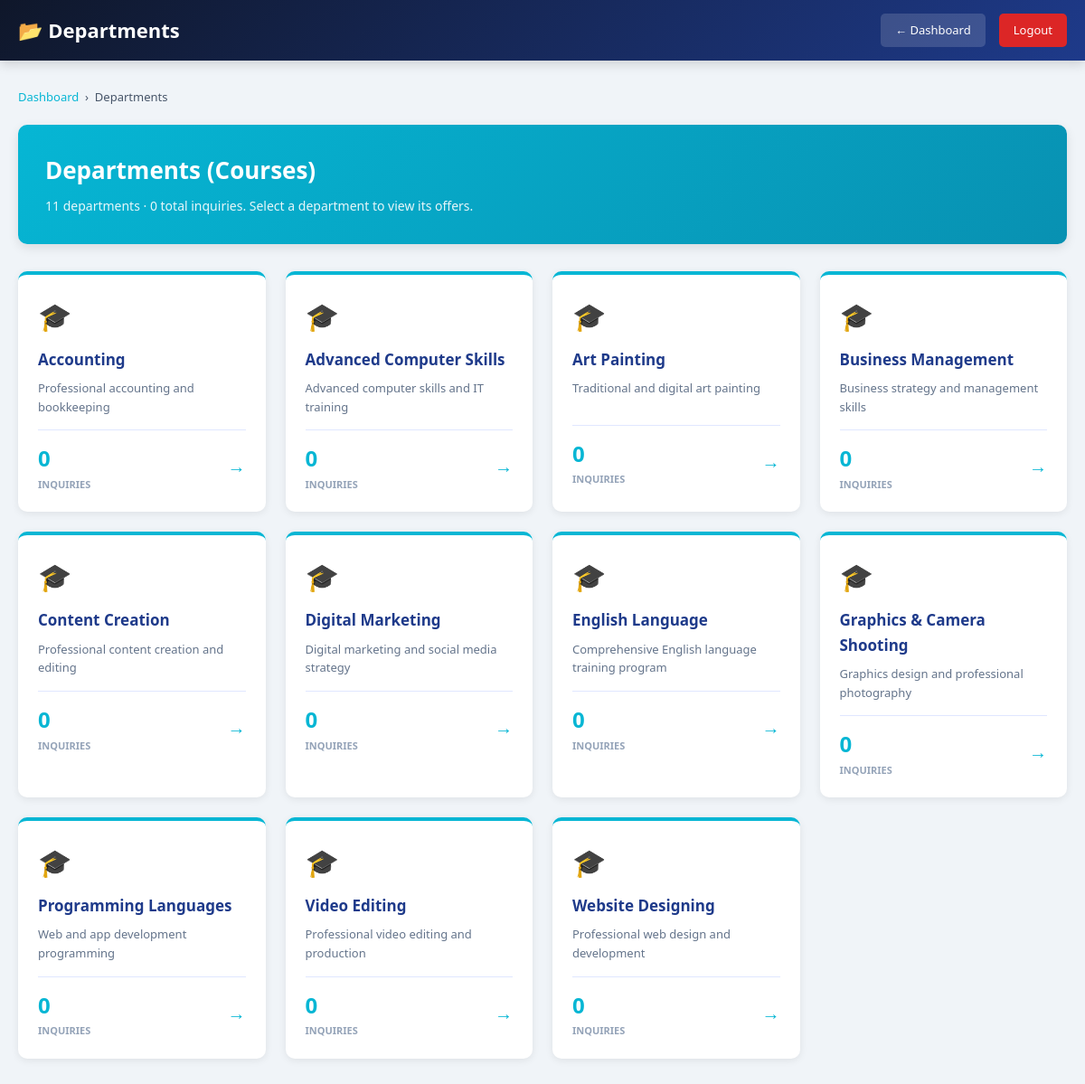
Screenshot of /departments.php (signed in) with the database file from the repository.
### tables this page shows
CREATE TABLE IF NOT EXISTS courses (
  id INT PRIMARY KEY AUTO_INCREMENT,
  course_name VARCHAR(100) NOT NULL UNIQUE,
  description TEXT,
  price DECIMAL(10, 2) DEFAULT 0,
  duration_weeks INT DEFAULT 8,
  created_at TIMESTAMP DEFAULT CURRENT_TIMESTAMP
);

### departments.php (the view, shortened to what this page needs)
<?php
require_once 'config.php';
$query = "SELECT c.id, c.course_name, c.description, COUNT(r.id) as total_inquiries
          FROM courses c
          LEFT JOIN registrations r ON r.course_id = c.id
          GROUP BY c.id, c.course_name, c.description
          ORDER BY c.course_name ASC";
$departments = [];
$result = $conn->query($query);
if ($result) {
    while ($row = $result->fetch_assoc()) {
        $departments[] = $row;
    }
}
$grand_total = 0;
foreach ($departments as $d) {
    $grand_total += (int) $d['total_inquiries'];
}
?>
<!DOCTYPE html>
<html lang="en">
<head>
</head>
<body>
    <div class="navbar">
        <div class="navbar-content">
            <h2>📂 Departments</h2>
            <div class="user-section">
                <a href="dashboard.php" class="btn-nav">← Dashboard</a>
                <a href="logout.php" class="btn-logout">Logout</a>
            </div>
        </div>
    </div>
    <div class="container">
        <div class="breadcrumb">
            <a href="dashboard.php">Dashboard</a> &nbsp;›&nbsp; Departments
        </div>
        <div class="page-header">
            <h1>Departments (Courses)</h1>
            <p><?php echo count($departments); ?> departments &middot; <?php echo $grand_total; ?> total inquiries. Select a department to view its offers.</p>
        </div>
        <?php if (empty($departments)): ?>
            <div class="empty-message">No departments found. Add courses via phpMyAdmin.</div>
        <?php else: ?>
            <div class="dept-grid">
                <?php foreach ($departments as $dept): ?>
                    <a class="dept-card" href="offers.php?course_id=<?php echo (int) $dept['id']; ?>">
                        <div class="dept-card-body">
                            <div class="dept-icon">🎓</div>
                            <div class="dept-name"><?php echo htmlspecialchars($dept['course_name']); ?></div>
                            <div class="dept-desc"><?php echo htmlspecialchars(mb_strimwidth($dept['description'] ?? 'Comprehensive training program', 0, 80, '...')); ?></div>
                            <div class="dept-count">
                                <div>
                                    <div class="num"><?php echo (int) $dept['total_inquiries']; ?></div>
                                    <div class="label">Inquiries</div>
                                </div>
                                <div class="dept-arrow">→</div>
                            </div>
                        </div>
                    </a>
                <?php endforeach; ?>
            </div>
        <?php endif; ?>
    </div>
</body>
</html>

### departments.php (style rules this page uses)
* { margin: 0; padding: 0; box-sizing: border-box; }
body { font-family: 'Segoe UI', Tahoma, Geneva, Verdana, sans-serif; background: #f0f4f8; line-height: 1.6; }
.navbar { background: linear-gradient(135deg, #0f172a 0%, #1e3a8a 100%); color: white; padding: 15px 0; box-shadow: 0 4px 12px rgba(0, 0, 0, 0.15); position: sticky; top: 0; z-index: 100; }
.navbar-content { max-width: 1400px; margin: 0 auto; padding: 0 20px; display: flex; justify-content: space-between; align-items: center; }
.navbar h2 { font-size: 22px; font-weight: 600; }
.user-section { display: flex; align-items: center; gap: 15px; }
.btn-nav { background: rgba(255,255,255,0.15); color: white; padding: 8px 16px; border: none; border-radius: 5px; cursor: pointer; font-size: 13px; text-decoration: none; transition: background 0.3s; }
.btn-logout { background: #dc2626; color: white; padding: 8px 16px; border: none; border-radius: 5px; cursor: pointer; font-size: 13px; text-decoration: none; }
.container { max-width: 1400px; margin: 0 auto; padding: 30px 20px; }
.breadcrumb { font-size: 13px; color: #475569; margin-bottom: 20px; }
.breadcrumb a { color: #06b6d4; text-decoration: none; }
.page-header { background: linear-gradient(135deg, #06b6d4 0%, #0891b2 100%); color: white; padding: 30px; border-radius: 10px; margin-bottom: 30px; box-shadow: 0 4px 12px rgba(0, 0, 0, 0.1); }
.page-header h1 { font-size: 26px; margin-bottom: 8px; }
.page-header p { opacity: 0.9; font-size: 14px; }
.dept-grid { display: grid; grid-template-columns: repeat(auto-fit, minmax(260px, 1fr)); gap: 22px; }
.dept-card { background: white; border-radius: 10px; box-shadow: 0 2px 8px rgba(0, 0, 0, 0.08); overflow: hidden; cursor: pointer; transition: all 0.3s; text-decoration: none; color: inherit; display: block; border-top: 4px solid #06b6d4; }
.dept-card-body { padding: 22px; }
.dept-icon { font-size: 30px; margin-bottom: 10px; }
.dept-name { font-size: 17px; font-weight: 700; color: #1e3a8a; margin-bottom: 8px; }
.dept-desc { font-size: 13px; color: #64748b; margin-bottom: 15px; min-height: 36px; }
.dept-count { display: flex; justify-content: space-between; align-items: center; border-top: 1px solid #e0e7ff; padding-top: 12px; }
.dept-count .num { font-size: 24px; font-weight: 700; color: #06b6d4; }
.dept-count .label { font-size: 11px; color: #94a3b8; text-transform: uppercase; font-weight: 600; }
.dept-arrow { color: #06b6d4; font-size: 20px; }

### rows the page displays
courses: course_name "Accounting", description "Professional accounting and bookkeeping", total_inquiries "0"
courses: course_name "Advanced Computer Skills", description "Advanced computer skills and IT training", total_inquiries "0"
courses: course_name "Art Painting", description "Traditional and digital art painting", total_inquiries "0"
courses: course_name "Business Management", description "Business strategy and management skills", total_inquiries "0"
courses: course_name "Content Creation", description "Professional content creation and editing", total_inquiries "0"
courses: course_name "Digital Marketing", description "Digital marketing and social media strategy", total_inquiries "0"
courses: course_name "English Language", description "Comprehensive English language training program", total_inquiries "0"
courses: course_name "Graphics & Camera Shooting", description "Graphics design and professional photography", total_inquiries "0"
courses: course_name "Programming Languages", description "Web and app development programming", total_inquiries "0"
courses: course_name "Video Editing", description "Professional video editing and production", total_inquiries "0"
courses: course_name "Website Designing", description "Professional web design and development", total_inquiries "0"

### other values shown
count($departments) "11"
$grand_total "0"
